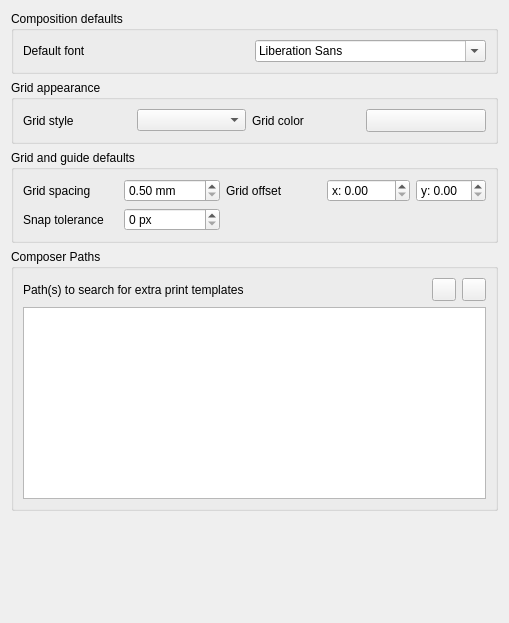
             <widget class="QWidget" name="mOptionsScrollAreaContents_12">
              <property name="geometry">
               <rect>
                <x>0</x>
                <y>0</y>
                <width>509</width>
                <height>623</height>
               </rect>
              </property>
              <layout class="QVBoxLayout" name="verticalLayout_39">
               <item>
                <widget class="QgsCollapsibleGroupBox" name="groupBox_3">
                 <property name="enabled">
                  <bool>true</bool>
                 </property>
                 <property name="title">
                  <string>Composition defaults</string>
                 </property>
                 <layout class="QGridLayout" name="gridLayout_8">
                  <item row="1" column="0">
                   <layout class="QHBoxLayout" name="horizontalLayout_39">
                    <item>
                     <widget class="QLabel" name="label_60">
                      <property name="text">
                       <string>Default font</string>
                      </property>
                     </widget>
                    </item>
                    <item>
                     <widget class="QFontComboBox" name="mComposerFontComboBox"/>
                    </item>
                   </layout>
                  </item>
                 </layout>
                </widget>
               </item>
               <item>
                <widget class="QgsCollapsibleGroupBox" name="groupBox_23">
                 <property name="title">
                  <string>Grid appearance</string>
                 </property>
                 <layout class="QGridLayout" name="gridLayout_9">
                  <item row="0" column="0">
                   <widget class="QLabel" name="label_66">
                    <property name="text">
                     <string>Grid style</string>
                    </property>
                   </widget>
                  </item>
                  <item row="0" column="2">
                   <widget class="QComboBox" name="mGridStyleComboBox"/>
                  </item>
                  <item row="0" column="3">
                   <widget class="QLabel" name="label_4">
                    <property name="text">
                     <string>Grid color</string>
                    </property>
                   </widget>
                  </item>
                  <item row="0" column="4">
                   <widget class="QgsColorButton" name="mGridColorButton">
                    <property name="minimumSize">
                     <size>
                      <width>120</width>
                      <height>0</height>
                     </size>
                    </property>
                    <property name="maximumSize">
                     <size>
                      <width>120</width>
                      <height>16777215</height>
                     </size>
                    </property>
                    <property name="text">
                     <string/>
                    </property>
                   </widget>
                  </item>
                 </layout>
                </widget>
               </item>
               <item>
                <widget class="QgsCollapsibleGroupBox" name="groupBox_24">
                 <property name="title">
                  <string>Grid and guide defaults</string>
                 </property>
                 <layout class="QGridLayout" name="gridLayout_11">
                  <item row="0" column="0">
                   <widget class="QLabel" name="label_61">
                    <property name="text">
                     <string>Grid spacing</string>
                    </property>
                   </widget>
                  </item>
                  <item row="0" column="1">
                   <widget class="QDoubleSpinBox" name="mGridResolutionSpinBox">
                    <property name="suffix">
                     <string> mm</string>
                    </property>
                    <property name="minimum">
                     <double>0.500000000000000</double>
                    </property>
                    <property name="maximum">
                     <double>9999.000000000000000</double>
                    </property>
                   </widget>
                  </item>
                  <item row="0" column="2">
                   <widget class="QLabel" name="label_63">
                    <property name="text">
                     <string>Grid offset</string>
                    </property>
                    <property name="wordWrap">
                     <bool>true</bool>
                    </property>
                   </widget>
                  </item>
                  <item row="0" column="3">
                   <layout class="QHBoxLayout" name="horizontalLayout_36">
                    <item>
                     <widget class="QDoubleSpinBox" name="mOffsetXSpinBox">
                      <property name="prefix">
                       <string>x: </string>
                      </property>
                      <property name="maximum">
                       <double>9999.000000000000000</double>
                      </property>
                     </widget>
                    </item>
                    <item>
                     <widget class="QDoubleSpinBox" name="mOffsetYSpinBox">
                      <property name="prefix">
                       <string>y: </string>
                      </property>
                      <property name="suffix">
                       <string/>
                      </property>
                     </widget>
                    </item>
                   </layout>
                  </item>
                  <item row="1" column="0">
                   <widget class="QLabel" name="label_62">
                    <property name="text">
                     <string>Snap tolerance</string>
                    </property>
                   </widget>
                  </item>
                  <item row="1" column="1">
                   <widget class="QSpinBox" name="mSnapToleranceSpinBox">
                    <property name="suffix">
                     <string> px</string>
                    </property>
                    <property name="maximum">
                     <number>200</number>
                    </property>
                   </widget>
                  </item>
                 </layout>
                </widget>
               </item>
               <item>
                <widget class="QgsCollapsibleGroupBox" name="groupBox_27">
                 <property name="title">
                  <string>Composer Paths</string>
                 </property>
                 <layout class="QGridLayout" name="_7">
                  <item row="0" column="0">
                   <widget class="QLabel" name="mSVGLabel_3">
                    <property name="text">
                     <string>Path(s) to search for extra print templates</string>
                    </property>
                   </widget>
                  </item>
                  <item row="0" column="1">
                   <spacer>
                    <property name="orientation">
                     <enum>Qt::Horizontal</enum>
                    </property>
                    <property name="sizeHint" stdset="0">
                     <size>
                      <width>31</width>
                      <height>20</height>
                     </size>
                    </property>
                   </spacer>
                  </item>
                  <item row="0" column="2">
                   <widget class="QToolButton" name="mBtnAddTemplatePath">
                    <property name="toolTip">
                     <string>Add new path</string>
                    </property>
                    <property name="text">
                     <string/>
                    </property>
                    <property name="icon">
                     <iconset resource="../../images/images.qrc">
                      <normaloff>:/images/themes/default/symbologyAdd.svg</normaloff>:/images/themes/default/symbologyAdd.svg</iconset>
                    </property>
                   </widget>
                  </item>
                  <item row="0" column="3">
                   <widget class="QToolButton" name="mBtnRemoveTemplatePath">
                    <property name="toolTip">
                     <string>Remove path</string>
                    </property>
                    <property name="text">
                     <string/>
                    </property>
                    <property name="icon">
                     <iconset resource="../../images/images.qrc">
                      <normaloff>:/images/themes/default/symbologyRemove.svg</normaloff>:/images/themes/default/symbologyRemove.svg</iconset>
                    </property>
                   </widget>
                  </item>
                  <item row="1" column="0" colspan="4">
                   <widget class="QListWidget" name="mListComposerTemplatePaths">
                    <property name="minimumSize">
                     <size>
                      <width>0</width>
                      <height>120</height>
                     </size>
                    </property>
                   </widget>
                  </item>
                 </layout>
                </widget>
               </item>
               <item>
                <spacer name="verticalSpacer_10">
                 <property name="orientation">
                  <enum>Qt::Vertical</enum>
                 </property>
                 <property name="sizeHint" stdset="0">
                  <size>
                   <width>20</width>
                   <height>40</height>
                  </size>
                 </property>
                </spacer>
               </item>
              </layout>
             </widget>
